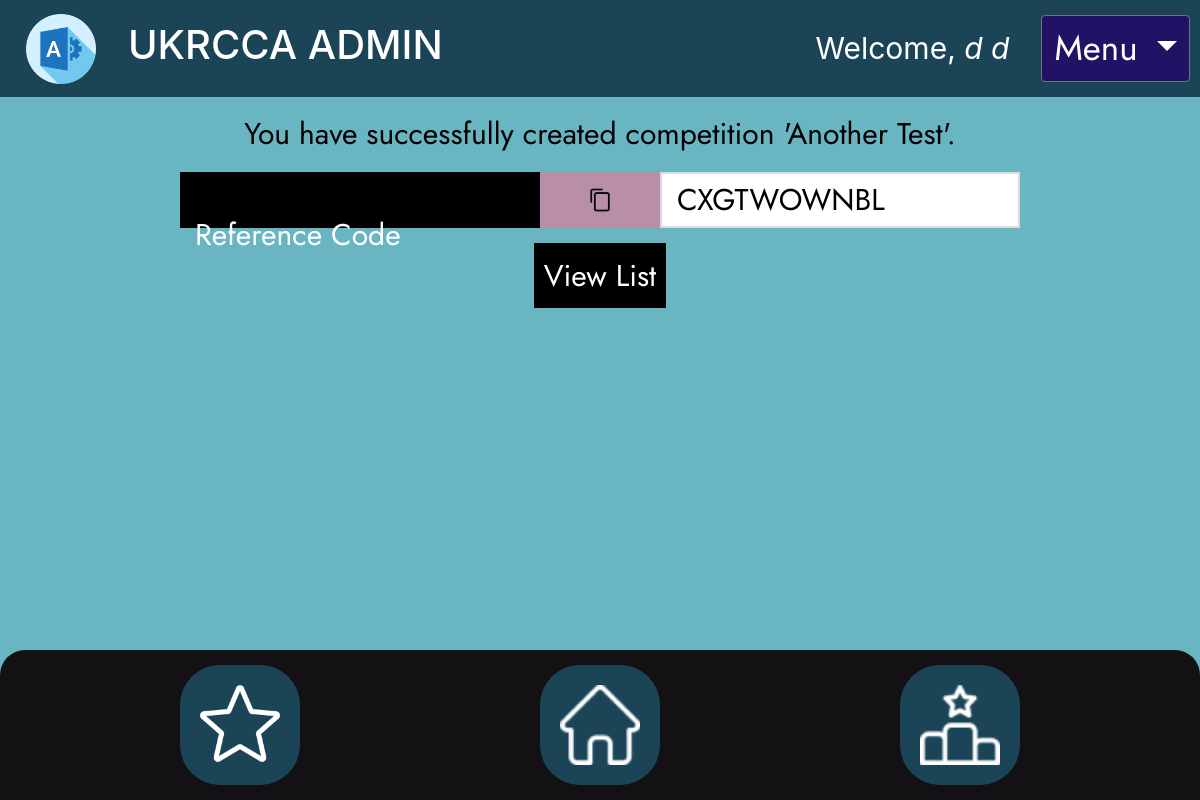
The app's page /account/comp/success/51/ (signed in) with its own data.
### database/models.py (models this page shows, shortened)
class NewUser(AbstractBaseUser, PermissionsMixin):
    email = models.EmailField(_('email address'), unique=True, error_messages={
                              'unique': 'The email you entered already exists.'})
    user_name = models.CharField(max_length=150, unique=True, error_messages={
                                 'unique': 'The username you entered already exists.'})
    first_name = models.CharField(max_length=150, blank=True)
    last_name = models.CharField(max_length=150, blank=True)
    start_date = models.DateTimeField(default=timezone.now)
    about = models.TextField(_(
        'about'), max_length=500, blank=True)
    is_staff = models.BooleanField(default=False)
    is_active = models.BooleanField(default=False)
    objects = CustomAccountManager()
    USERNAME_FIELD = 'email'
    REQUIRED_FIELDS = ['user_name', 'first_name', 'last_name']

class Competition(models.Model):
    name = models.CharField(max_length=100)
    location = models.CharField(max_length=50)
    no_of_rounds = models.IntegerField(validators=[MinValueValidator(
        1, message='Please enter a number greater than or equal to 1'), MaxValueValidator(30, message='Please enter a number less than or equal to 30')])
    gates_per_round = models.IntegerField(
        validators=[MinValueValidator(1), MaxValueValidator(30)])
    ruleset = models.ForeignKey(Ruleset, on_delete=models.CASCADE)
    ref_code = models.CharField(
        max_length=10,
        blank=True,
        editable=False,
        unique=True,
        default=get_random_string(
            5, allowed_chars=string.ascii_uppercase + string.digits)
    )

### database/views.py (the view)
# urls.py: path('comp/success/<int:id>/', views.comp_success, name='comp_success'),
@login_required
def comp_success(request, id):
    context = {
        'comp': Competition.objects.get(pk=id)
    }
    try:
        return render(request, "competition_register/success.html", context)
    except Competition.DoesNotExist:
        return Response(status=status.HTTP_404_NOT_FOUND)

### database/templates/competition_register/success.html (shortened to what this page needs)
{% extends 'base1.html' %}
{% load static %}
{% block head %}
<link rel="stylesheet" href="{% static 'success.css' %}">
{% endblock %}
{% block content %}
<div class="copyHolder">
  <p class="success" style="color: #000000;">You have successfully created competition '{{ comp.name }}'.</p>
  <div class="copyTool">
    <div class="copyText">
      <p>Reference Code</p>
    </div>
    <button onclick=copy() onmouseout=outFunc() class="clip"><img src="{% static 'copy.png' %}" alt="">
    </button>
    <input class="referenceInput" id="inputs" value="{{comp.ref_code}}">
  </div>
  <form action="/account/comp/list" class="buttonHold">
    <button class="listFind">View List</button>
  </form>
</div>
{% endblock %}

### database/templates/base1.html (shortened to what this page needs)
{% load static %}
<link rel="stylesheet" href="https://cdn.jsdelivr.net/npm/bootstrap@4.0.0/dist/css/bootstrap.min.css"
>
<link rel="stylesheet" href="{% static 'base1.css' %}" />
{% block head %}
{% endblock %}
{% if user.is_staff == False %}
<div class="headerContainer"
  style="margin-bottom: 3vh; display: flex; justify-content: space-between; align-items: center;">
  <a href={% block back %}{% endblock %}><img src="{% static 'back.png' %}" alt="" /></a>
  <div class="pageName" style="padding-top: 20px; margin-left: 15%;">{% block pagename %}{% endblock %}</div>
  {% if user.is_authenticated %}
  <a href="{% url 'logout' %}" class="button"
    style="font-size: 35px; display: flex; align-items: center; text-decoration: none; color: #ffffff; gap: 5px; margin-right: 20px;">
    <svg xmlns="http://www.w3.org/2000/svg" height="70" width="70" fill="currentColor" class="bi bi-door-open"
      viewBox="0 0 16 16" style="padding-right: 5px; height: 40px; width: 40px;">
      <path d="M8.5 10c-.276 0-.5-.448-.5-1s.224-1 .5-1 .5.448.5 1-.224 1-.5 1z" />
      <path
        d="M10.828.122A.5.5 0 0 1 11 .5V1h.5A1.5 1.5 0 0 1 13 2.5V15h1.5a.5.5 0 0 1 0 1h-13a.5.5 0 0 1 0-1H3V1.5a.5.5 0 0 1 .43-.495l7-1a.5.5 0 0 1 .398.117zM11.5 2H11v13h1V2.5a.5.5 0 0 0-.5-.5zM4 1.934V15h6V1.077l-6 .857z" />
    </svg> LOGOUT
  </a>
  {% else %}
  <a href="{% url 'auth-login' %}" class="button"
    style="font-size: 40px; display: flex; align-items: center; text-decoration: none; color: #ffffff; gap: 5px; margin-right: 20px;">
    <svg xmlns="http://www.w3.org/2000/svg" width="70" height="70" fill="currentColor" class="bi bi-door-open"
      viewBox="0 0 16 16" style="padding-right: 5px;">
      <path d="M8.5 10c-.276 0-.5-.448-.5-1s.224-1 .5-1 .5.448.5 1-.224 1-.5 1z" />
      <path
        d="M10.828.122A.5.5 0 0 1 11 .5V1h.5A1.5 1.5 0 0 1 13 2.5V15h1.5a.5.5 0 0 1 0 1h-13a.5.5 0 0 1 0-1H3V1.5a.5.5 0 0 1 .43-.495l7-1a.5.5 0 0 1 .398.117zM11.5 2H11v13h1V2.5a.5.5 0 0 0-.5-.5zM4 1.934V15h6V1.077l-6 .857z" />
    </svg> LOGIN
  </a>
  {% endif %}
</div>
{% else %}
<div class="head-wrap" style="width: 100%; padding: 0; margin: 0;">
  <div class="head-head">
    <div class="top">
      <a href="{% url 'home' %}"><img src="{% static 'admin.png' %}" alt="" class="admin-logo"
          style="height: 70px; margin-left:1rem;"></a>
      <h1 class="logo-title">UKRCCA ADMIN</h1>
    </div>
    <div class="right">
      <p class="greeting" style="font-size: 30px!important;">Welcome, <i>{{ user.first_name }} {{ user.last_name }}</i>
      </p>
      <div class="dropdown">
        <button class="btn btn-secondary dropdown-toggle"
          style="font-size: 35px!important; font-family: 'Jost', sans-serif; background-color: #221266;" type="button"
          id="dropdownMenuButton" data-toggle="dropdown" aria-haspopup="true" aria-expanded="false">
          Menu
        </button>
      </div>
    </div>
  </div>
</div>
{% endif %}
{% block content %}{% endblock %}
<div class="footerContainer">
  <div class="iconBox">
    <a href="{% url 'score' %}"><img class="score" src="{% static 'star.png' %}" alt="" /></a>
  </div>
  <div class="iconBox">
    <a href="{% url 'home' %}"><img src="{% static 'home.png' %}" alt="" /></a>
  </div>
  <div class="iconBox">
    <a href="{% url 'lboard' %}"><img src="{% static 'lboard.png' %}" alt="" /></a>
  </div>
</div>

### database/static/base1.css (style rules this page uses)
* { padding: 0; margin: 0; box-sizing: border-box; }
.head-head { background-color: #1B4557; width: 100%; display: flex; align-items: center; justify-content: space-between; padding: 10px; }
.top { display: flex; gap: 2rem; align-items: center; }
.right { display: flex; align-items: center; justify-content: center; gap: 2rem; }
.logo-title, .greeting { color: white; }
p.greeting { color: white; margin-top: 1rem; font-size: 22px; }
.footerContainer { position: absolute; bottom: 0; left: 0; background-color: #141115; width: 100%; height: 150px; display: flex; align-items: center; justify-content: space-evenly; border-radius: 25px 25px 0 0; }
.iconBox img { height: 80px; }
.iconBox { background-color: #1b4557; height: 80%; padding: 20px; border-radius: 40px 40px 40px 40px; margin-left: 5vw; margin-right: 5vw; }

### database/static/success.css (style rules this page uses)
* { padding: 0; margin: 0; }
.success { color: #000000; }
.copyHolder { height: 8vh; display: flex; flex-direction: column; align-items: center; justify-content: center; font-family: 'Jost', 'sans-serif'; font-size: 30px; margin-top: 10vh; }
.copyTool { display: flex; align-items: center; height: 7vh; font-size: 30px; }
.copyText { height: 100%; width: 30vw; padding-top: 40px; padding-left: 15px; background-color: black; color: #ffffff; margin: auto; }
.clip { height: 100%; width: 10vw; border: none; background-color: #B98EA7; }
.clip img { height: 50%; }
.referenceInput { height: 100%; padding: 15px; width: 30vw; }
.referenceInput { border: 2px solid #dadada; transition: 0.5s; }
.buttonHold { margin-top: 15px; }
.listFind { padding: 10px; border: none; background-color: #000000; color: #ffffff; font-family: 'Jost', 'sans-serif'; }

### records on screen
NewUser: first_name "d", last_name "d"
Competition: name "Another Test", ref_code "CXGTWOWNBL"
